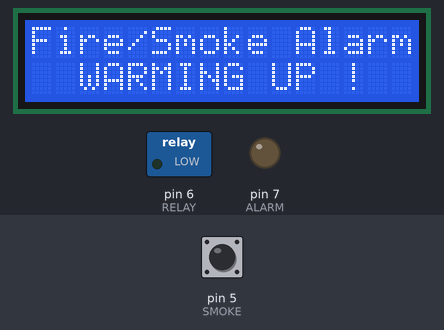
Bench run of a sketch on a simulated Arduino Uno, built with avr-gcc and run on an emulated ATmega328P. Parts: 16×2 character LCD, switched loads named in the sketch (green lamp = pin HIGH), output pins drawn as LEDs (lit = HIGH). The test bench sets the inputs (shaded band); at power-on: pin 5 (SMOKE) LOW. The modem accepts every AT command (registered, SIM ready, sends succeed) and sends nothing else; what the sketch prints to the serial monitor is not drawn.

Above: at 1.1 s.
At 4.2 s:
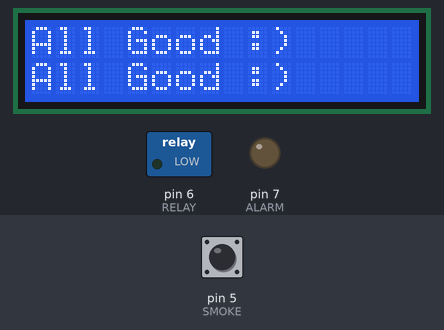
4.3 s: pin 5 (SMOKE) pulled HIGH for 3.2 s
At 5.8 s:
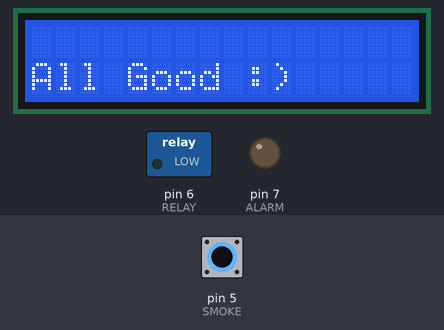
At 7.0 s:
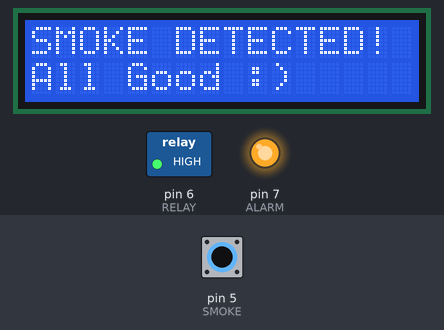
Timing chart, 0 to 17.8 s (numbered marks = the images above; inputs shaded):
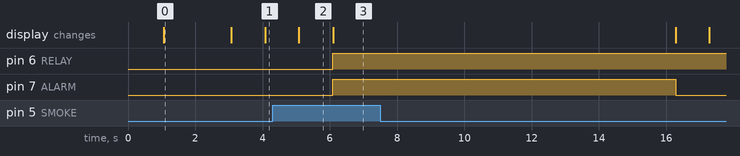

Measured:
- after the input at 4.3 s, pin 6 (RELAY): LOW → HIGH after 1.8 s; pin 7 (ALARM): LOW → HIGH after 1.8 s, → LOW 10.2 s later; the display: first differs from a run without the input after 0.78 s (image 2)
- what the display in image 0 shows lasts 2.0 s, from 1.1 s to 3.1 s
- what the display in image 2 shows lasts 1.0 s, from 5.1 s to 6.1 s

The sketch:

Smart_Kitchen.ino
```cpp
#include <LiquidCrystal.h>
#include <SoftwareSerial.h>

LiquidCrystal lcd(13,12,11,10,9,8) ;
SoftwareSerial SIM900(4,3);

int FLAME = 4;
int SMOKE = 5;
int RELAY = 6;
int ALARM = 7;
String textForSMS;

void setup()
{
  Serial.begin(9600);
  SIM900.begin(9600);
  Serial.println("Flame/Smoke Detection");
  pinMode(FLAME, INPUT);//FLAME input pin
  pinMode(ALARM, OUTPUT);//ALARM output pin
  pinMode(SMOKE, INPUT);//SMOKE input pin
  pinMode(RELAY, OUTPUT);//RELAY Output pin
  lcd.begin(16,2);
  lcd.setCursor(0,0);
  lcd.print("Fire/Smoke Alarm");
  delay(1000);
  lcd.setCursor(0,1);
  lcd.print("  WARMING UP ! ");
  delay(2000); // allow the MQ-2 sensor to warm up (preferably 2 to 5 mins), here 2 secs for demonstration purposes
  lcd.clear();
}

void loop()
{


  if(digitalRead(FLAME) == HIGH)
  {
    digitalWrite(ALARM,HIGH);// set the buzzer ON
    digitalWrite(RELAY,HIGH);
    Serial.println("Fire Detected!!!");
    lcd.setCursor(0,1);
    lcd.print("FIRE  HAZARD!!");
    textForSMS =  "\nFlame Detected, Fire Hazard!!";
    sendSMS(textForSMS);
    Serial.println(textForSMS);
    Serial.println("message sent.");
    delay(5000);
  }else{
    digitalWrite(ALARM,LOW); // Set the buzzer OFF
    Serial.println("All Good :)");
    lcd.setCursor(0,1);
    lcd.print("All Good :)");
  }


  if(digitalRead(SMOKE) == HIGH){
    delay(1000);
    if(digitalRead(SMOKE) == HIGH){
      digitalWrite(RELAY,HIGH);
      lcd.setCursor(0,0);
      lcd.print("SMOKE DETECTED! ");
      digitalWrite(ALARM , HIGH);
      textForSMS =  "\nGas or Smoke Detected!!, Fire Hazard!!!";
      sendSMS(textForSMS);
      Serial.println(textForSMS);
      Serial.println("message sent.");
      delay(5000);
    }
    else{
      lcd.setCursor(0,0);
      lcd.print("False Alarm");
    }
  }
else{
  lcd.setCursor(0,0);
  lcd.print("All Good :)");
  digitalWrite(ALARM, LOW);
}
delay(1000);
lcd.clear();
}


void sendSMS(String message)
{
  SIM900.print("AT+CMGF=1\r");                     // AT command to send SMS message
  delay(1000);
 SIM900.println("AT + CMGS = \"+91XXXXXXXXXX\"");  // X is mobile no. here

  delay(1000);
  SIM900.println(message);
  delay(1000);
  SIM900.println((char)26);                        // End AT command with a ^Z, ASCII code 26
  delay(1000);
  SIM900.println();
  delay(100);                                     // give module time to send SMS
}
```
